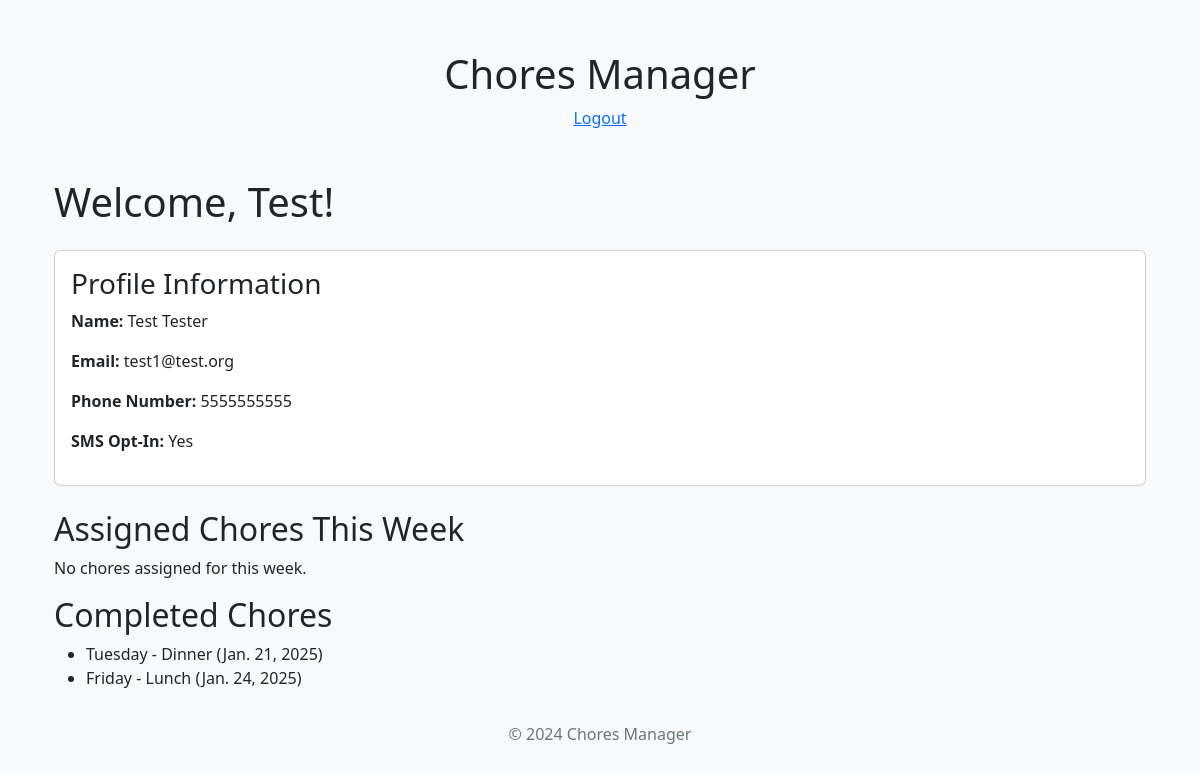
The app's page / (signed in), older data.
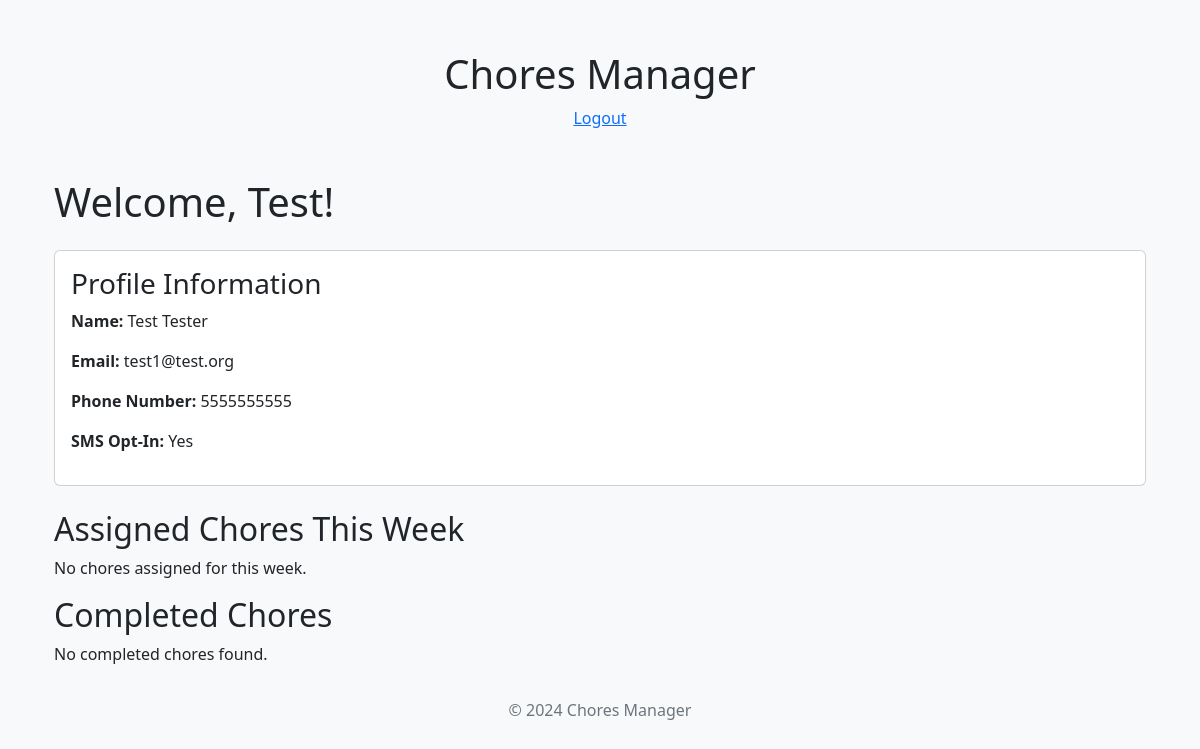
The same page, newer data.
### chores_manager/models.py (models this page shows)
class Chore(models.Model):
    WEEKDAY_CHOICES = [
        ('Monday', 'Monday'),
        ('Tuesday', 'Tuesday'),
        ('Wednesday', 'Wednesday'),
        ('Thursday', 'Thursday'),
        ('Friday', 'Friday'),
        ('Saturday', 'Saturday'),
        ('Sunday', 'Sunday'),
    ]
    MEAL_CHOICES = [
        ('Breakfast', 'Breakfast'),
        ('Lunch', 'Lunch'),
        ('Dinner', 'Dinner'),
    ]
    day_of_week = models.CharField(max_length=10, choices=WEEKDAY_CHOICES)
    meal_time = models.CharField(max_length=10, choices=MEAL_CHOICES)
    completed = models.BooleanField(default=False)
    date = models.DateField(null=True, blank=True)
    user = models.ForeignKey(
        'auth.User',
        on_delete=models.SET_NULL,
        null=True,
        blank=True
    )
    def __str__(self):
        return f"{self.day_of_week} - {self.meal_time} ({self.date})"

### chores_manager/views.py (the view)
# urls.py: path("", views.home, name="home"),
@login_required
def home(request):
    user = request.user
    print(request.user)
    today = date.today()
    start_of_week = today - timedelta(days=today.weekday())  # Monday of this week
    end_of_week = start_of_week + timedelta(days=6)  # Sunday of this week
    assigned_chores = Chore.objects.filter(
        date__range=(start_of_week, end_of_week),
        completed=False,
        user=user
    )
    print("assigned chores: ", assigned_chores)
    completed_chores = Chore.objects.filter(
        completed=True,
        user=user
    )
    print("completed chores: ", completed_chores)
    is_staff = user.is_staff
    context = {
        'assigned_chores': assigned_chores,  # Chores assigned for this week
        'completed_chores': completed_chores,  # Chores completed ever
        'is_staff': is_staff,  # Whether the user is staff
    }
    return render(request, 'home.html', context)

### chores_manager/templates/home.html (shortened to what this page needs)
{% extends 'base.html' %}
{% block content %}
<div class="container mt-4">
    <h1>Welcome, {{ request.user.first_name }}!</h1>
    <div class="card my-4">
        <div class="card-body">
            <h3 class="card-title">Profile Information</h3>
            <div>
                <p><strong>Name:</strong> {{ request.user.first_name }} {{ request.user.last_name }}</p>
                <p><strong>Email:</strong> {{ request.user.email }}</p>
                <p><strong>Phone Number:</strong> {{ request.user.profile.phone_number }}</p>
                <p><strong>SMS Opt-In:</strong> {{ request.user.profile.opt_in_sms|yesno:"Yes,No" }}</p>
            </div>
        </div>
    </div>
    <h2>Assigned Chores This Week</h2>
    {% if assigned_chores %}
        <ul>
            {% for chore in assigned_chores %}
                <li>{{ chore.day_of_week }} - {{ chore.meal_time }} ({{ chore.date }})</li>
            {% endfor %}
        </ul>
    {% else %}
        <p>No chores assigned for this week.</p>
    {% endif %}
    <h2>Completed Chores</h2>
    {% if completed_chores %}
        <ul>
            {% for chore in completed_chores %}
                <li>{{ chore.day_of_week }} - {{ chore.meal_time }} ({{ chore.date }})</li>
            {% endfor %}
        </ul>
    {% else %}
        <p>No completed chores found.</p>
    {% endif %}
</div>
{% endblock %}

Row changes from the older to the newer data that the page shows:
no longer on this page (row edited): Chore: day_of_week "Tuesday", meal_time "Dinner", date "Jan. 21, 2025"
no longer on this page (row edited): Chore: day_of_week "Friday", meal_time "Lunch", date "Jan. 24, 2025"
Text that changed along with them:
text now shown: "No completed chores found."
